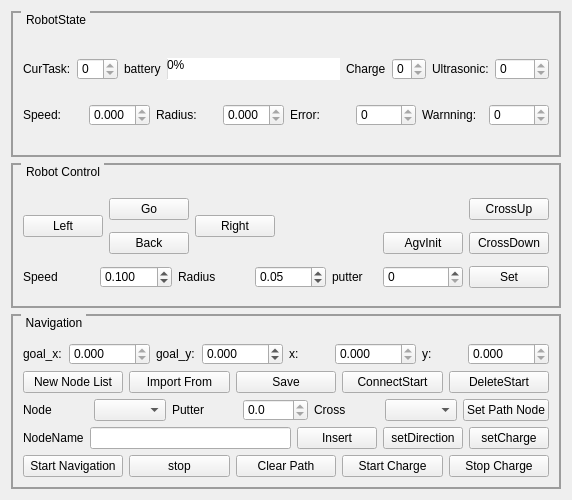
<?xml version="1.0" encoding="UTF-8"?>
<ui version="4.0">
 <class>image_viewer_form</class>
 <widget class="QWidget" name="image_viewer_form">
  <property name="geometry">
   <rect>
    <x>0</x>
    <y>0</y>
    <width>572</width>
    <height>500</height>
   </rect>
  </property>
  <property name="minimumSize">
   <size>
    <width>572</width>
    <height>500</height>
   </size>
  </property>
  <property name="windowTitle">
   <string>Form</string>
  </property>
  <property name="styleSheet">
   <string notr="true">border-color: rgb(122, 122, 122);</string>
  </property>
  <layout class="QGridLayout" name="gridLayout_3">
   <item row="0" column="0">
    <widget class="QGroupBox" name="groupBox_11">
     <property name="styleSheet">
      <string notr="true">QGroupBox {
            border-color: rgb(156, 156, 156);
            border-width: 2px;
            border-style: solid;
            margin-top:1ex;   
            margin-bottom: 2ex;
        }
        QGroupBox::title {
            subcontrol-origin: margin;
            subcontrol-position: top left;
            left: 10px;
            margin-left: 1px;
            padding:2px;
        }</string>
     </property>
     <property name="title">
      <string>RobotState</string>
     </property>
     <layout class="QGridLayout" name="gridLayout_2">
      <item row="0" column="0">
       <layout class="QHBoxLayout" name="horizontalLayout_2">
        <item>
         <widget class="QLabel" name="label_11">
          <property name="text">
           <string>CurTask:</string>
          </property>
         </widget>
        </item>
        <item>
         <widget class="QDoubleSpinBox" name="curTask">
          <property name="mouseTracking">
           <bool>false</bool>
          </property>
          <property name="toolTip">
           <string>&lt;html&gt;&lt;head/&gt;&lt;body&gt;&lt;p&gt;RobotIdle	= 0,   &lt;/p&gt;&lt;p&gt;RobotRadiusRunning =1,     &lt;/p&gt;&lt;p&gt;RobotAngleRotating =2,    &lt;/p&gt;&lt;p&gt;RobotIniting =3,    &lt;/p&gt;&lt;p&gt;RobotCharging=4,     &lt;/p&gt;&lt;p&gt;RobotPausing=5,     &lt;/p&gt;&lt;p&gt;RobotFaulting=6,    &lt;/p&gt;&lt;p&gt;RobotSleeping=7,     &lt;/p&gt;&lt;p&gt;RobotPuttering=8,    &lt;/p&gt;&lt;p&gt;RobotCrossing=9, 		&lt;/p&gt;&lt;p&gt;RobotForcePutterReseting=10&lt;/p&gt;&lt;/body&gt;&lt;/html&gt;</string>
          </property>
          <property name="whatsThis">
           <string/>
          </property>
          <property name="readOnly">
           <bool>true</bool>
          </property>
          <property name="decimals">
           <number>0</number>
          </property>
          <property name="maximum">
           <double>20.000000000000000</double>
          </property>
         </widget>
        </item>
        <item>
         <widget class="QLabel" name="label_12">
          <property name="text">
           <string>battery</string>
          </property>
          <property name="textFormat">
           <enum>Qt::AutoText</enum>
          </property>
         </widget>
        </item>
        <item>
         <widget class="QProgressBar" name="battery">
          <property name="value">
           <number>0</number>
          </property>
         </widget>
        </item>
        <item>
         <widget class="QLabel" name="label_18">
          <property name="text">
           <string>Charge</string>
          </property>
         </widget>
        </item>
        <item>
         <widget class="QDoubleSpinBox" name="chargeState">
          <property name="readOnly">
           <bool>true</bool>
          </property>
          <property name="decimals">
           <number>0</number>
          </property>
          <property name="maximum">
           <double>3.000000000000000</double>
          </property>
         </widget>
        </item>
        <item>
         <widget class="QLabel" name="label_17">
          <property name="text">
           <string>Ultrasonic:</string>
          </property>
         </widget>
        </item>
        <item>
         <widget class="QDoubleSpinBox" name="ultrasonic">
          <property name="readOnly">
           <bool>true</bool>
          </property>
          <property name="decimals">
           <number>0</number>
          </property>
          <property name="maximum">
           <double>5200.000000000000000</double>
          </property>
         </widget>
        </item>
       </layout>
      </item>
      <item row="1" column="0">
       <layout class="QHBoxLayout" name="horizontalLayout">
        <item>
         <widget class="QLabel" name="label_13">
          <property name="text">
           <string>Speed:</string>
          </property>
         </widget>
        </item>
        <item>
         <widget class="QDoubleSpinBox" name="speed">
          <property name="readOnly">
           <bool>true</bool>
          </property>
          <property name="decimals">
           <number>3</number>
          </property>
          <property name="minimum">
           <double>-1.000000000000000</double>
          </property>
          <property name="maximum">
           <double>1.000000000000000</double>
          </property>
         </widget>
        </item>
        <item>
         <widget class="QLabel" name="label_14">
          <property name="text">
           <string>Radius:</string>
          </property>
         </widget>
        </item>
        <item>
         <widget class="QDoubleSpinBox" name="radius">
          <property name="readOnly">
           <bool>true</bool>
          </property>
          <property name="decimals">
           <number>3</number>
          </property>
          <property name="minimum">
           <double>-1.000000000000000</double>
          </property>
          <property name="maximum">
           <double>1.000000000000000</double>
          </property>
         </widget>
        </item>
        <item>
         <widget class="QLabel" name="label_16">
          <property name="text">
           <string>Error:</string>
          </property>
         </widget>
        </item>
        <item>
         <widget class="QDoubleSpinBox" name="erroCode">
          <property name="readOnly">
           <bool>true</bool>
          </property>
          <property name="decimals">
           <number>0</number>
          </property>
          <property name="maximum">
           <double>20.000000000000000</double>
          </property>
         </widget>
        </item>
        <item>
         <widget class="QLabel" name="label_15">
          <property name="text">
           <string>Warnning:</string>
          </property>
         </widget>
        </item>
        <item>
         <widget class="QDoubleSpinBox" name="warnning">
          <property name="toolTip">
           <string>&lt;html&gt;&lt;head/&gt;&lt;body&gt;&lt;p&gt;NoWarnning	= 0,&lt;/p&gt;&lt;p&gt;LowBattery	 = 1,&lt;/p&gt;&lt;p&gt;BatteryCommError   = 2,&lt;/p&gt;&lt;p&gt;MpuError = 3,&lt;/p&gt;&lt;p&gt;UltrasonicDetected = 4,&lt;/p&gt;&lt;p&gt;TemperatureWarn  = 5,&lt;/p&gt;&lt;p&gt;Temperaturecomm    = 6,&lt;/p&gt;&lt;/body&gt;&lt;/html&gt;</string>
          </property>
          <property name="readOnly">
           <bool>true</bool>
          </property>
          <property name="decimals">
           <number>0</number>
          </property>
          <property name="maximum">
           <double>20.000000000000000</double>
          </property>
         </widget>
        </item>
       </layout>
      </item>
     </layout>
    </widget>
   </item>
   <item row="2" column="0">
    <widget class="QGroupBox" name="groupBox_6">
     <property name="styleSheet">
      <string notr="true">QGroupBox {
            border-color: rgb(156, 156, 156);
            border-width: 2px;
            border-style: solid;
            margin-top:1ex;   
            margin-bottom: 2ex;
        }
        QGroupBox::title {
            subcontrol-origin: margin;
            subcontrol-position: top left;
            left: 10px;
            margin-left: 1px;
            padding:2px;
        }</string>
     </property>
     <property name="title">
      <string>Navigation</string>
     </property>
     <layout class="QGridLayout" name="gridLayout_4">
      <item row="0" column="0">
       <layout class="QHBoxLayout" name="horizontalLayout_5"/>
      </item>
      <item row="1" column="0">
       <layout class="QHBoxLayout" name="horizontalLayout_8">
        <item>
         <widget class="QLabel" name="label_7">
          <property name="text">
           <string>goal_x:</string>
          </property>
         </widget>
        </item>
        <item>
         <widget class="QDoubleSpinBox" name="goal_pose_x">
          <property name="sizePolicy">
           <sizepolicy hsizetype="Preferred" vsizetype="Preferred">
            <horstretch>0</horstretch>
            <verstretch>0</verstretch>
           </sizepolicy>
          </property>
          <property name="readOnly">
           <bool>true</bool>
          </property>
          <property name="decimals">
           <number>3</number>
          </property>
          <property name="minimum">
           <double>-1000.000000000000000</double>
          </property>
          <property name="maximum">
           <double>1000.000000000000000</double>
          </property>
         </widget>
        </item>
        <item>
         <widget class="QLabel" name="label_8">
          <property name="text">
           <string>goal_y:</string>
          </property>
         </widget>
        </item>
        <item>
         <widget class="QDoubleSpinBox" name="goal_pose_y">
          <property name="decimals">
           <number>3</number>
          </property>
          <property name="minimum">
           <double>-1000.000000000000000</double>
          </property>
          <property name="maximum">
           <double>1000.000000000000000</double>
          </property>
         </widget>
        </item>
        <item>
         <widget class="QLabel" name="label_5">
          <property name="text">
           <string>x:</string>
          </property>
         </widget>
        </item>
        <item>
         <widget class="QDoubleSpinBox" name="robot_pose_x">
          <property name="readOnly">
           <bool>true</bool>
          </property>
          <property name="decimals">
           <number>3</number>
          </property>
          <property name="minimum">
           <double>-1000.000000000000000</double>
          </property>
          <property name="maximum">
           <double>1000.000000000000000</double>
          </property>
         </widget>
        </item>
        <item>
         <widget class="QLabel" name="label_6">
          <property name="text">
           <string>y:</string>
          </property>
         </widget>
        </item>
        <item>
         <widget class="QDoubleSpinBox" name="robot_pose_y">
          <property name="readOnly">
           <bool>true</bool>
          </property>
          <property name="decimals">
           <number>3</number>
          </property>
          <property name="minimum">
           <double>-1000.000000000000000</double>
          </property>
          <property name="maximum">
           <double>1000.000000000000000</double>
          </property>
         </widget>
        </item>
       </layout>
      </item>
      <item row="2" column="0">
       <layout class="QHBoxLayout" name="horizontalLayout_3">
        <item>
         <widget class="QPushButton" name="nodeClear">
          <property name="text">
           <string>New Node List</string>
          </property>
         </widget>
        </item>
        <item>
         <widget class="QPushButton" name="importNode">
          <property name="text">
           <string>Import From</string>
          </property>
         </widget>
        </item>
        <item>
         <widget class="QPushButton" name="saveNode">
          <property name="text">
           <string>Save</string>
          </property>
         </widget>
        </item>
        <item>
         <widget class="QPushButton" name="ConnectSet">
          <property name="mouseTracking">
           <bool>false</bool>
          </property>
          <property name="text">
           <string>ConnectStart</string>
          </property>
         </widget>
        </item>
        <item>
         <widget class="QPushButton" name="deleteSet">
          <property name="text">
           <string>DeleteStart</string>
          </property>
         </widget>
        </item>
       </layout>
      </item>
      <item row="3" column="0">
       <layout class="QGridLayout" name="gridLayout_6">
        <item row="0" column="6">
         <widget class="QPushButton" name="setGoal">
          <property name="text">
           <string>Set Path Node</string>
          </property>
         </widget>
        </item>
        <item row="0" column="4">
         <widget class="QLabel" name="label_20">
          <property name="text">
           <string>Cross</string>
          </property>
         </widget>
        </item>
        <item row="0" column="1">
         <widget class="QComboBox" name="comboBox"/>
        </item>
        <item row="0" column="0">
         <widget class="QLabel" name="label_4">
          <property name="text">
           <string>Node</string>
          </property>
         </widget>
        </item>
        <item row="0" column="2">
         <widget class="QLabel" name="label_21">
          <property name="text">
           <string>Putter</string>
          </property>
         </widget>
        </item>
        <item row="0" column="5">
         <widget class="QComboBox" name="crossBox"/>
        </item>
        <item row="0" column="3">
         <widget class="QDoubleSpinBox" name="putterTaskHeight">
          <property name="readOnly">
           <bool>true</bool>
          </property>
          <property name="decimals">
           <number>1</number>
          </property>
          <property name="maximum">
           <double>1000.000000000000000</double>
          </property>
         </widget>
        </item>
       </layout>
      </item>
      <item row="4" column="0">
       <layout class="QHBoxLayout" name="horizontalLayout_6">
        <item>
         <widget class="QLabel" name="label_9">
          <property name="text">
           <string>NodeName</string>
          </property>
         </widget>
        </item>
        <item>
         <widget class="QLineEdit" name="newNodeName"/>
        </item>
        <item>
         <widget class="QPushButton" name="insertNode">
          <property name="text">
           <string>Insert</string>
          </property>
         </widget>
        </item>
        <item>
         <widget class="QPushButton" name="setDirection">
          <property name="text">
           <string>setDirection</string>
          </property>
         </widget>
        </item>
        <item>
         <widget class="QPushButton" name="setCharge">
          <property name="text">
           <string>setCharge</string>
          </property>
         </widget>
        </item>
       </layout>
      </item>
      <item row="5" column="0">
       <layout class="QHBoxLayout" name="horizontalLayout_4">
        <item>
         <widget class="QPushButton" name="startNavigation">
          <property name="text">
           <string>Start Navigation</string>
          </property>
         </widget>
        </item>
        <item>
         <widget class="QPushButton" name="stopNavigation">
          <property name="text">
           <string>stop</string>
          </property>
         </widget>
        </item>
        <item>
         <widget class="QPushButton" name="clearPath">
          <property name="text">
           <string>Clear Path</string>
          </property>
         </widget>
        </item>
        <item>
         <widget class="QPushButton" name="startCharge">
          <property name="text">
           <string>Start Charge</string>
          </property>
         </widget>
        </item>
        <item>
         <widget class="QPushButton" name="stopCharge">
          <property name="text">
           <string>Stop Charge</string>
          </property>
         </widget>
        </item>
       </layout>
      </item>
     </layout>
    </widget>
   </item>
   <item row="1" column="0">
    <widget class="QGroupBox" name="groupBox">
     <property name="autoFillBackground">
      <bool>false</bool>
     </property>
     <property name="styleSheet">
      <string notr="true">QGroupBox {
            border-color: rgb(156, 156, 156);
            border-width: 2px;
            border-style: solid;
            margin-top:1ex;   
            margin-bottom: 2ex;
        }
        QGroupBox::title {
            subcontrol-origin: margin;
            subcontrol-position: top left;
            left: 10px;
            margin-left: 1px;
            padding:2px;
        }</string>
     </property>
     <property name="title">
      <string>Robot Control</string>
     </property>
     <layout class="QGridLayout" name="gridLayout">
      <item row="1" column="1">
       <widget class="QPushButton" name="robot_back">
        <property name="text">
         <string>Back</string>
        </property>
       </widget>
      </item>
      <item row="2" column="4">
       <widget class="QLabel" name="label_10">
        <property name="text">
         <string>putter</string>
        </property>
       </widget>
      </item>
      <item row="0" column="1">
       <widget class="QPushButton" name="robot_go">
        <property name="text">
         <string>Go</string>
        </property>
       </widget>
      </item>
      <item row="0" column="0" rowspan="2">
       <widget class="QPushButton" name="robot_left">
        <property name="sizePolicy">
         <sizepolicy hsizetype="Minimum" vsizetype="Fixed">
          <horstretch>0</horstretch>
          <verstretch>0</verstretch>
         </sizepolicy>
        </property>
        <property name="styleSheet">
         <string notr="true"/>
        </property>
        <property name="text">
         <string>Left</string>
        </property>
       </widget>
      </item>
      <item row="2" column="5">
       <widget class="QDoubleSpinBox" name="crossSpeed">
        <property name="decimals">
         <number>0</number>
        </property>
        <property name="minimum">
         <double>0.000000000000000</double>
        </property>
        <property name="maximum">
         <double>300.000000000000000</double>
        </property>
       </widget>
      </item>
      <item row="2" column="0" colspan="4">
       <layout class="QHBoxLayout" name="horizontalLayout_7">
        <item>
         <widget class="QLabel" name="label">
          <property name="text">
           <string>Speed</string>
          </property>
         </widget>
        </item>
        <item>
         <widget class="QDoubleSpinBox" name="robot_speed">
          <property name="decimals">
           <number>3</number>
          </property>
          <property name="minimum">
           <double>0.000000000000000</double>
          </property>
          <property name="maximum">
           <double>1.000000000000000</double>
          </property>
          <property name="singleStep">
           <double>0.010000000000000</double>
          </property>
          <property name="value">
           <double>0.100000000000000</double>
          </property>
         </widget>
        </item>
        <item>
         <widget class="QLabel" name="label_2">
          <property name="text">
           <string>Radius</string>
          </property>
         </widget>
        </item>
        <item>
         <widget class="QDoubleSpinBox" name="robot_radius">
          <property name="maximum">
           <double>1.000000000000000</double>
          </property>
          <property name="singleStep">
           <double>0.010000000000000</double>
          </property>
          <property name="value">
           <double>0.050000000000000</double>
          </property>
         </widget>
        </item>
       </layout>
      </item>
      <item row="0" column="2" rowspan="2">
       <widget class="QPushButton" name="robot_right">
        <property name="text">
         <string>Right</string>
        </property>
       </widget>
      </item>
      <item row="2" column="6">
       <widget class="QPushButton" name="crossSpeedSet">
        <property name="text">
         <string>Set</string>
        </property>
       </widget>
      </item>
      <item row="1" column="6">
       <widget class="QPushButton" name="crossDown">
        <property name="text">
         <string>CrossDown</string>
        </property>
       </widget>
      </item>
      <item row="0" column="6">
       <widget class="QPushButton" name="crossUp">
        <property name="text">
         <string>CrossUp</string>
        </property>
       </widget>
      </item>
      <item row="1" column="5">
       <widget class="QPushButton" name="agvInit">
        <property name="text">
         <string>AgvInit</string>
        </property>
       </widget>
      </item>
     </layout>
    </widget>
   </item>
  </layout>
 </widget>
 <resources/>
 <connections/>
</ui>
